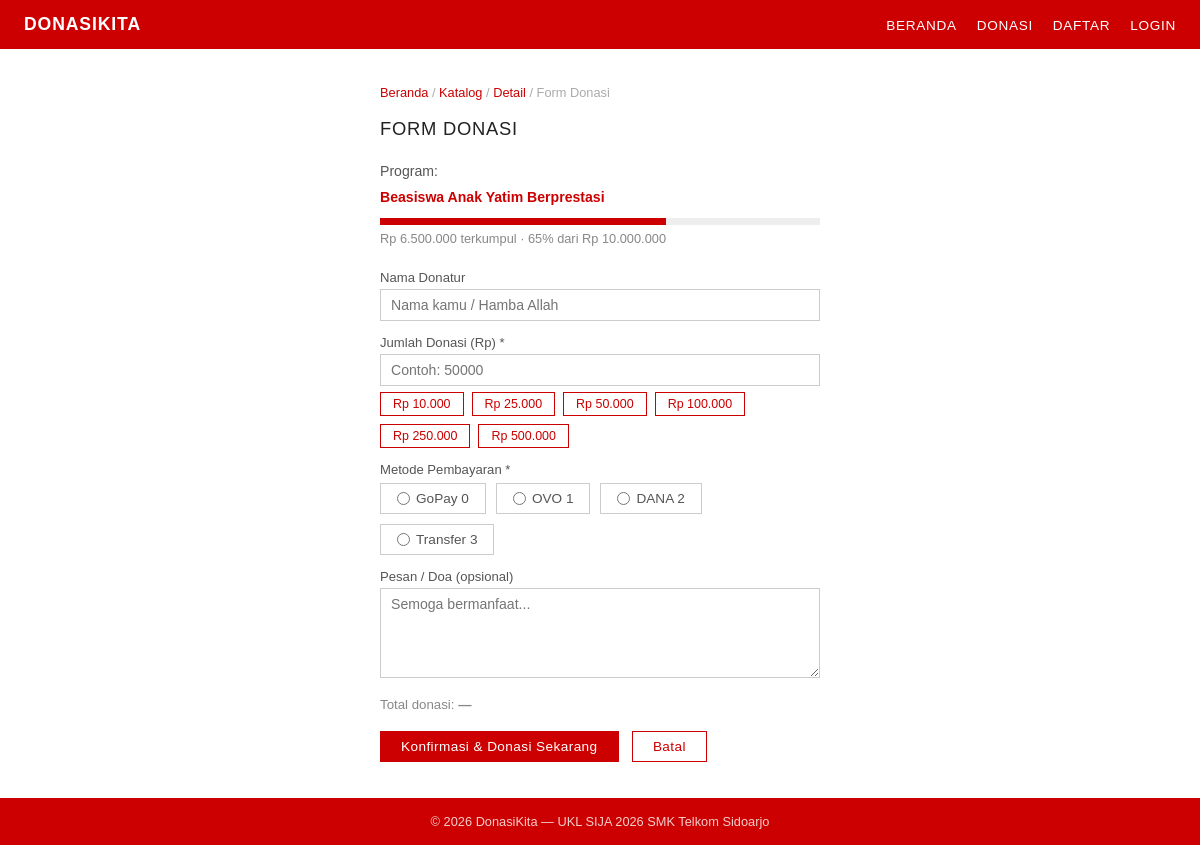
/views/bayar.php?id=1, run on the app's committed database.
### tables this page shows
CREATE TABLE campaigns (
    id          INT AUTO_INCREMENT PRIMARY KEY,
    category_id INT NOT NULL,
    user_id     INT NOT NULL,
    judul       VARCHAR(200) NOT NULL,
    slug        VARCHAR(220) NOT NULL UNIQUE,
    deskripsi   TEXT NOT NULL,
    gambar      VARCHAR(255) DEFAULT 'default.jpg',
    target_dana DECIMAL(15,2) DEFAULT 0,
    terkumpul   DECIMAL(15,2) DEFAULT 0,
    tgl_mulai   DATE NOT NULL,
    tgl_selesai DATE NOT NULL,
    status      ENUM('aktif','selesai','dibatalkan') DEFAULT 'aktif',
    created_at  DATETIME DEFAULT CURRENT_TIMESTAMP,
    FOREIGN KEY (category_id) REFERENCES categories(id),
    FOREIGN KEY (user_id) REFERENCES users(id)
);

### config/db.php (called while the page is built, shortened)
<?php
function e($s)
{
    return htmlspecialchars($s ?? '', ENT_QUOTES, 'UTF-8');
}
function rp($n)
{
    return 'Rp ' . number_format($n, 0, ',', '.');
}
function pct($terkumpul, $target)
{
    return $target > 0 ? min(100, round($terkumpul / $target * 100)) : 0;
}
function user()
{
    return $_SESSION['user'] ?? null;
}

### views/bayar.php (the view, shortened to what this page needs)
<?php
require_once '../config/db.php';
$id = (int)($_GET['id'] ?? 0);
$k = mysqli_fetch_assoc(mysqli_query(
  $conn,
  "SELECT * FROM campaigns WHERE id = $id AND status = 'aktif' LIMIT 1"
));
$p         = pct($k['terkumpul'], $k['target_dana']);
require_once '../includes/header.php';
?>
<div class="container">
  <div class="breadcrumb">
    <a href="<?= APP_URL ?>">Beranda</a> /
    <a href="<?= APP_URL ?>/views/katalog.php">Katalog</a> /
    <a href="<?= APP_URL ?>/views/detail.php?id=<?= $id ?>">Detail</a> /
    Form Donasi
  </div>
  <h1>FORM DONASI</h1>
  <p style="font-size:.88rem;color:#555;margin-bottom:3px">Program:</p>
  <p style="font-weight:bold;color:#cc0000;margin-bottom:10px"><?= e($k['judul']) ?></p>
  <div class="prog" style="max-width:460px">
    <div class="prog-fill" style="width:<?= $p ?>%"></div>
  </div>
  <p style="font-size:.8rem;color:#888;margin:4px 0 20px">
    <?= rp($k['terkumpul']) ?> terkumpul &middot; <?= $p ?>% dari <?= rp($k['target_dana']) ?>
  </p>
  <form method="POST" class="form-wrap">
    <label>Nama Donatur</label>
    <input type="text" name="nama"
      value="<?= e($u['nama'] ?? '') ?>"
      placeholder="Nama kamu / Hamba Allah">
    <label>Jumlah Donasi (Rp) *</label>
    <input type="number" name="jumlah" id="inp-jumlah"
      min="1000" placeholder="Contoh: 50000"
      oninput="updatePreview()" required>
    <div class="quick">
      <?php foreach ([10000, 25000, 50000, 100000, 250000, 500000] as $n): ?>
        <button type="button" onclick="document.getElementById('inp-jumlah').value=<?= $n ?>;updatePreview()">
          <?= rp($n) ?>
        </button>
      <?php endforeach; ?>
    </div>
    <label>Metode Pembayaran *</label>
    <div class="pay-opts">
      <?php foreach (['GoPay', 'OVO', 'DANA', 'Transfer'] as $m => $ic): ?>
        <label>
          <input type="radio" name="metode" value="<?= $m ?>" <?= $m === 'GoPay' ? 'checked' : '' ?>>
          <?= $ic ?> <?= $m ?>
        </label>
      <?php endforeach; ?>
    </div>
    <label>Pesan / Doa (opsional)</label>
    <textarea name="pesan" placeholder="Semoga bermanfaat..."></textarea>
    <p style="font-size:.83rem;color:#888;margin-top:12px">
      Total donasi: <strong id="preview-jml">—</strong>
    </p>
    <button type="submit">Konfirmasi &amp; Donasi Sekarang</button>
    <a href="<?= APP_URL ?>/views/detail.php?id=<?= $id ?>" class="btn btn-outline">Batal</a>
  </form>
</div>
<?php
require_once '../includes/footer.php';
?>

### assets/css/style.css (style rules this page uses)
* { box-sizing: border-box; margin: 0; padding: 0; }
body { font-family: Arial, sans-serif; background: #fff; color: #222; display: flex; flex-direction: column; min-height: 100vh; margin: 0; }
a { text-decoration: none; color: inherit; }
.container { max-width: 900px; margin: 0 auto; padding: 36px 24px; }
h1 { font-size: 1.15rem; font-weight: normal; letter-spacing: .04em; margin-bottom: 20px; color: #222; }
p { font-size: .88rem; color: #444; margin-bottom: 8px; line-height: 1.6; }
.btn, button[type=submit] { display: inline-block; background: #cc0000; color: #fff; border: 1px solid #cc0000; padding: 7px 20px; font-size: .85rem; font-family: inherit; cursor: pointer; letter-spacing: .03em; margin-top: 8px; }
.btn-outline { background: #fff; color: #cc0000; }
.form-wrap { max-width: 440px; }
label { display: block; font-size: .82rem; color: #555; margin: 14px 0 4px; }
input[type=text], input[type=email], input[type=password], input[type=number], input[type=date], select, textarea { width: 100%; padding: 7px 10px; border: 1px solid #ccc; font-size: .88rem; font-family: inherit; color: #222; background: #fff; }
textarea { resize: vertical; min-height: 90px; }
.prog { background: #eee; height: 7px; margin: 6px 0 4px; }
.prog-fill { background: #cc0000; height: 7px; }
.pay-opts { display: flex; gap: 10px; flex-wrap: wrap; margin: 6px 0 12px; }
.pay-opts label { border: 1px solid #ccc; padding: 7px 16px; cursor: pointer; font-size: .85rem; display: flex; align-items: center; gap: 6px; margin: 0; }
.pay-opts input[type=radio] { width: auto; margin: 0; }
.quick { display: flex; gap: 8px; flex-wrap: wrap; margin-top: 6px; }
.quick button { background: #fff; color: #cc0000; border: 1px solid #cc0000; padding: 4px 12px; font-size: .78rem; margin-top: 0; cursor: pointer; font-family: inherit; }
.breadcrumb { font-size: .8rem; color: #aaa; margin-bottom: 18px; }
.breadcrumb a { color: #cc0000; }

### data on the page
campaigns: judul "Beasiswa Anak Yatim Berprestasi", terkumpul "Rp 6.500.000", p "65", target_dana "Rp 10.000.000"

### other printed values
rp($n) "Rp 10.000"
rp($n) "Rp 25.000"
rp($n) "Rp 50.000"
rp($n) "Rp 100.000"
rp($n) "Rp 250.000"
rp($n) "Rp 500.000"
$ic "GoPay"
$m "0"
$ic "OVO"
$m "1"
$ic "DANA"
$m "2"
$ic "Transfer"
$m "3"
